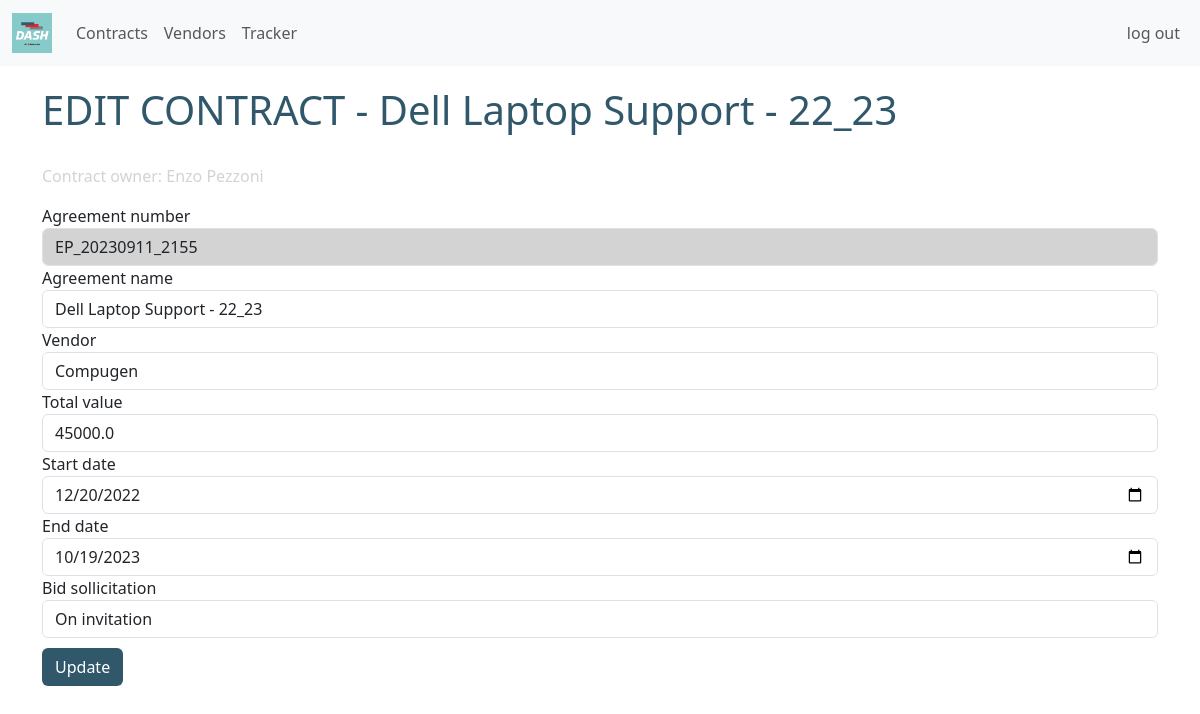
Page /contracts/EP_20230911_2155 (signed in) on the committed database.
### tables this page shows
CREATE TABLE contracts (number TEXT PRIMARY KEY, name TEXT NOT NULL,  vendor TEXT, start TEXT, end TEXT, value REAL, bid_sollicitation TEXT, orga TEXT, owner INTEGER);

CREATE TABLE users (id INTEGER PRIMARY KEY AUTOINCREMENT, full_name TEXT, password TEXT, org TEXT, email TEXT);

CREATE TABLE vendors(id INTEGER PRIMARY KEY AUTOINCREMENT, legal_name TEXT, city TEXT NOT NULL, country TEXT NOT NULL);

### app.py (the view)
@app.route("/contracts/<number>", methods=["GET"])
@login_required
def edit(number):
    contract = db.execute("SELECT * FROM contracts WHERE number = ?", number)[0]
    vendor_list = db.execute("SELECT legal_name FROM vendors")
    owner = db.execute("SELECT * FROM users WHERE id = ?", contract['owner'])[0]
    return render_template("editContract.html", contract=contract, owner=owner, vendor_list=vendor_list)

### app.py (called while the page is built)
def login_required(f):
    @wraps(f)
    def decorated_function(*args, **kwargs):
        if session.get("user_id") is None:
            return redirect("/login")
        return f(*args, **kwargs)
    return decorated_function

### templates/editContract.html (shortened to what this page needs)
{% extends "layout.html" %}
{% block main %}
    <div class="container">
        <h1>EDIT CONTRACT - {{ contract.name }}</h1>
        <p style="color:lightgrey">Contract owner: {{ owner.full_name }}</p>
        <form action="/contract/update/{{ contract.number }}" method="POST">
            <div class="form-group">
                <label for="number">Agreement number</label>
                <input type="text" class="form-control" id="number" name="number" value="{{ contract.number }}" readonly style="background-color:lightgrey">
            </div>
            <div class="form-group">
                <label for="name">Agreement name</label>
                <input type="text" class="form-control" id="name" name="name" placeholder="..." value="{{ contract.name }}">
            </div>
            <div class="form-group">
                <label for="vendor">Vendor</label>
                <select class="form-control" id="vendor" name="vendor" >
                {% for vendor in vendor_list %}
                <option value="{{ vendor['legal_name'] }}" {% if vendor['legal_name'] == contract.vendor %}selected{% endif %}>{{ vendor['legal_name'] }}</option>
                {% endfor %}
                </select>
            </div>
            <div class="form-group">
                <label for="value">Total value</label>
                <input type="" class="form-control" id="value" name="value" placeholder="..." value="{{ contract.value }}">
            </div>
            <div class="form-group">
                <label for="start">Start date</label>
                <input type="date" class="form-control" id="start" name="start" placeholder="..." value="{{ contract.start }}">
            </div>
            <div class="form-group">
                <label for="end">End date</label>
                <input type="date" class="form-control" id="end" name="end" placeholder="..." value="{{ contract.end }}">
            </div>
            <div class="form-group">
                <label for="sollicitation">Bid sollicitation</label>
                <select class="form-control" id="sollicitation" name="sollicitation">
                <option {% if contract.bid_sollicitation == "On invitation" %} selected="selected"{% endif %}>On invitation</option>
                </select>
            <button type="submit" class="btn">Update</button>
        </form>
    </div>
{% endblock %}

### static/style.css (style rules this page uses)
h1 { color: #30586A; margin: 20px 0px 30px 0px; }
.btn { background-color: #30586A !important; color: white; margin: 10px 0px 10px 0px; }

### rows in the picture
contracts: name "Dell Laptop Support - 22_23", number "EP_20230911_2155", vendor "Compugen", value "45000.0", start "12/20/2022", end "10/19/2023", sollicitation "On invitation"
users: full_name "Enzo Pezzoni"
